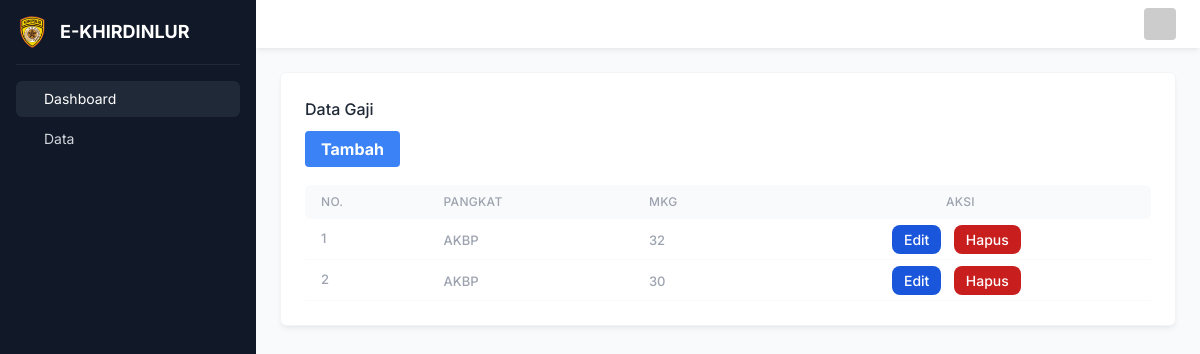
Before: /administrator/index.php?x=datagaji with the older database file.
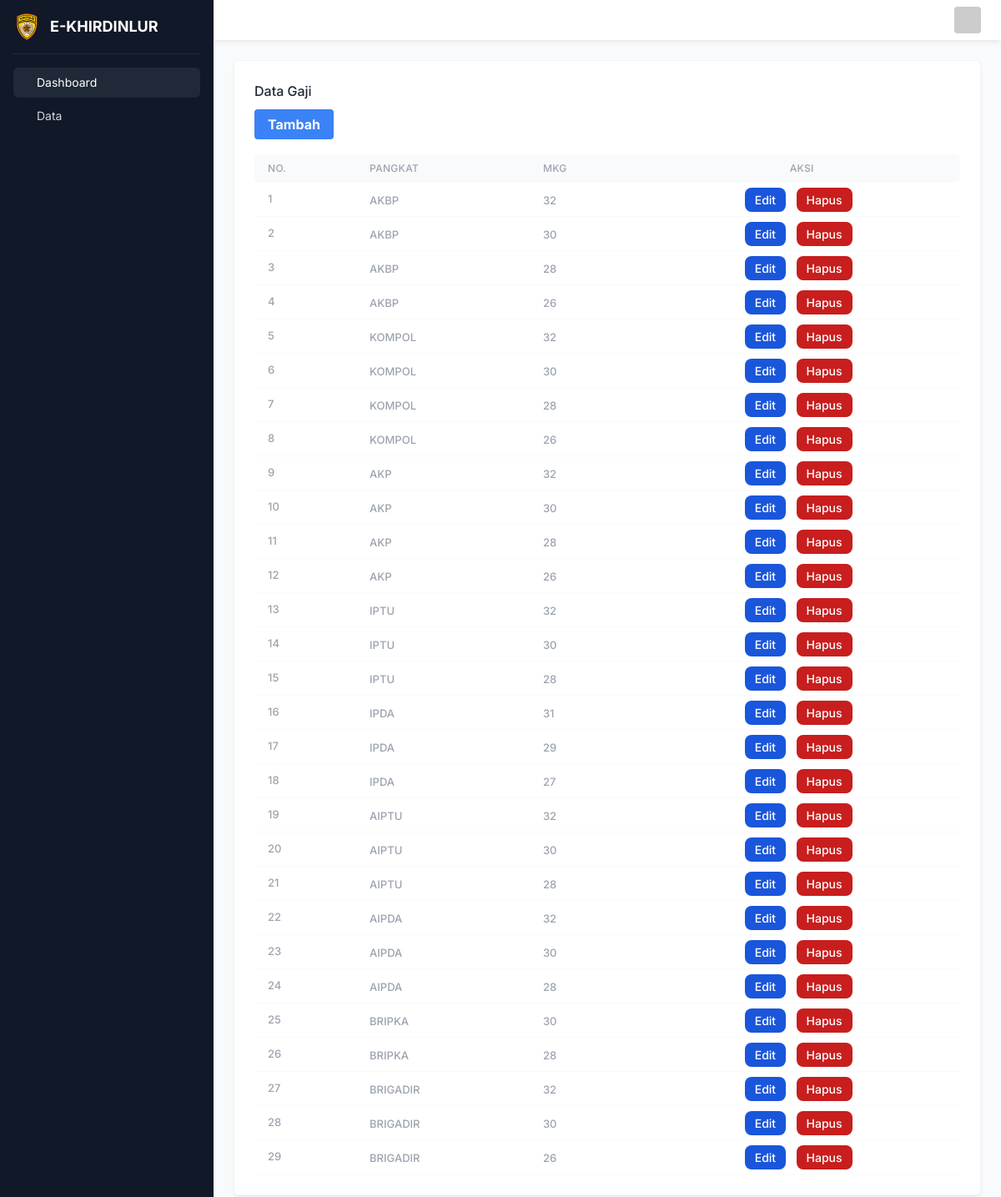
After: the same page with the newer database file.
### tables this page shows
CREATE TABLE `tb_gaji` (
  `gaji_id` int(11) NOT NULL,
  `pangkat_ID` int(11) NOT NULL,
  `pangkat_name` varchar(50) NOT NULL,
  `gaji_MKG` int(11) NOT NULL,
  `gaji_GPT` int(11) NOT NULL,
  `gaji_SIUN` int(11) NOT NULL,
  `gaji_JANDA` int(11) NOT NULL,
  `gaji_yorp1` int(11) NOT NULL,
  `gaji_yorp2` int(11) NOT NULL,
  `gaji_ynp1` int(11) NOT NULL,
  `gaji_ynp2` int(11) NOT NULL
);

### administrator/datagaji.php (the view)
<div class="p-6">
    <div class="bg-white border border-gray-100 shadow-md shadow-black/5 p-6 rounded-md">
        <div class="flex justify-between mb-4 items-start">
            <div class="font-medium">Data Gaji</div>
        </div>
        <div>
            <a href="index.php?x=datagajicreate" data-modal-target="default-modal" data-modal-toggle="default-modal" class="bg-blue-500 hover:bg-blue-700 text-white font-bold py-2 px-4 rounded">
                Tambah
            </a>
        </div>
        <br>
        <div class="overflow-x-auto">
            <table class="w-full min-w-[540px]" data-tab-for="order">
                <thead>
                    <tr>
                        <th
                            class="text-[12px] uppercase tracking-wide font-medium text-gray-400 py-2 px-4 bg-gray-50 text-left rounded-tl-md rounded-bl-md">
                            No.</th>
                        <th
                            class="text-[12px] uppercase tracking-wide font-medium text-gray-400 py-2 px-4 bg-gray-50 text-left">
                            Pangkat</th>
                        <th
                            class="text-[12px] uppercase tracking-wide font-medium text-gray-400 py-2 px-4 bg-gray-50 text-left">
                            MKG</th>
                        <th
                            class="text-[12px] uppercase tracking-wide font-medium text-gray-400 py-2 px-4 bg-gray-50 text-center rounded-tr-md rounded-br-md">
                            Aksi</th>
                    </tr>
                </thead>
                <tbody>
                    <?php include '../config/koneksi.php'; ?>
                    <?php $nomor = 1; ?>
                    <?php $result = $koneksi->query("SELECT * FROM tb_gaji"); ?>
                    <?php while ($pecah = $result->fetch_assoc()) { ?>
                        <tr>
                            <td class="py-2 px-4 border-b border-b-gray-50 text-center">
                                <div class="flex items-center">
                                    <span class="text-[13px] font-medium text-gray-400">
                                        <?php echo $nomor; ?>
                                    </span>
                                </div>
                            </td>
                            <td class="py-2 px-4 border-b border-b-gray-50">
                                <span class="text-[13px] font-medium text-gray-400">
                                    <?php $pangkat = $pecah['pangkat_ID'];
                                    if ($pangkat == 1) {
                                        echo 'AKBP';
                                    }else if ($pangkat == 2) {
                                        echo 'KOMPOL';
                                    }else if ($pangkat == 3) {
                                        echo 'AKP';
                                    }else if ($pangkat == 4) {
                                        echo 'IPTU';
                                    }else if ($pangkat == 5) {
                                        echo 'IPDA';
                                    }else if ($pangkat == 6) {
                                        echo 'AIPTU';
                                    }else if ($pangkat == 7) {
                                        echo 'AIPDA';
                                    }else if ($pangkat == 8) {
                                        echo 'BRIPKA';
                                    }else if ($pangkat == 9) {
                                        echo 'BRIGADIR';
                                    }
                                    ?>
                                </span>
                            </td>
                            <td class="py-2 px-4 border-b border-b-gray-50">
                                <span class="text-[13px] font-medium text-gray-400">
                                    <?php echo $pecah['gaji_MKG']; ?>
                                </span>
                            </td>
                            <td class="py-2 px-4 border-b border-b-gray-50 text-center">
                                <a
                                    class="text-white bg-blue-700 hover:bg-blue-800 font-medium rounded-lg text-sm px-3 py-1.5 me-2 mb-2 dark:bg-blue-600 dark:hover:bg-blue-700 focus:outline-none dark:focus:ring-blue-800">Edit</a>
                                <a href="index.php?x=datagajidelete&id=<?php echo $pecah['gaji_id']; ?>"
                                    onclick="return confirm('Apakah Anda Yakin ?');"
                                    class="focus:outline-none text-white bg-red-700 hover:bg-red-800 font-medium rounded-lg text-sm px-3 py-1.5 me-2 mb-2 dark:bg-red-600 dark:hover:bg-red-700 dark:focus:ring-red-900">Hapus</a>
                            </td>
                        </tr>
                        <?php $nomor++ ?>
                    <?php } ?>
                </tbody>
            </table>
        </div>
    </div>
</div>

### administrator/index.php (shortened to what this page needs)
<!DOCTYPE html>
<html lang="en">
<head>
    <link href="https://cdnjs.cloudflare.com/ajax/libs/flowbite/2.2.0/flowbite.min.css" rel="stylesheet" />
    <link href="https://cdn.jsdelivr.net/npm/remixicon@3.5.0/fonts/remixicon.css" rel="stylesheet">
    <link rel="stylesheet" href="dist/css/style.css">
</head>
<body class="text-gray-800 font-inter">
    <main class="w-full md:w-[calc(100%-256px)] md:ml-64 bg-gray-50 min-h-screen transition-all main">
        <?php include '../config/koneksi.php'; ?>
        <?php include 'component/navbar.php'; ?>
        <?php include 'component/sidebar.php'; ?>
        <div class="container">
            <?php
            if (isset($_GET['x'])) {
                switch ($_GET['x']) {
                    case 'datagaji':
                        include 'datagaji.php';
                        break;
                }
            } else {
                include 'home.php';
            }
            ?>
        </div>
    </main>
</body>
</html>

### administrator/component/navbar.php (shortened to what this page needs)
<div class="py-2 px-6 bg-white flex items-center shadow-md shadow-black/5 sticky top-0 left-0 z-30">
            <ul class="ml-auto flex items-center">
                <li class="mr-1 dropdown">
                    <button type="button" class="dropdown-toggle text-gray-400 w-8 h-8 rounded flex items-center justify-center hover:bg-gray-50 hover:text-gray-600">
                    </button>
                </li>
                <li class="dropdown">
                    <button type="button" class="dropdown-toggle text-gray-400 w-8 h-8 rounded flex items-center justify-center hover:bg-gray-50 hover:text-gray-600">
                    </button>
                </li>
                <li class="dropdown ml-3">
                    <button type="button" class="dropdown-toggle flex items-center">
                        <img src="https://placehold.co/32x32" alt="" class="w-8 h-8 rounded block object-cover align-middle">
                    </button>
                </li>
            </ul>
        </div>

### administrator/component/sidebar.php (shortened to what this page needs)
<div class="fixed left-0 top-0 w-64 h-full bg-gray-900 p-4 z-50 sidebar-menu transition-transform">
    <a href="#" class="flex items-center pb-4 border-b border-b-gray-800">
        <img src="../assets/images/pages_17sdm.png" alt="" class="w-8 h-8 rounded object-cover">
        <span class="text-lg font-bold text-white ml-3">E-KHIRDINLUR</span>
    </a>
    <ul class="mt-4">
        <li class="mb-1 group active">
            <a href="index.php"
                class="flex items-center py-2 px-4 text-gray-300 hover:bg-gray-950 hover:text-gray-100 rounded-md group-[.active]:bg-gray-800 group-[.active]:text-white group-[.selected]:bg-gray-950 group-[.selected]:text-gray-100">
                <span class="text-sm">Dashboard</span>
            </a>
        </li>
        <li class="mb-1 group">
            <a href="#"
                class="flex items-center py-2 px-4 text-gray-300 hover:bg-gray-950 hover:text-gray-100 rounded-md group-[.active]:bg-gray-800 group-[.active]:text-white group-[.selected]:bg-gray-950 group-[.selected]:text-gray-100 sidebar-dropdown-toggle">
                <span class="text-sm">Data</span>
            </a>
        </li>
    </ul>
</div>

Changed rows visible on the page:
added tb_gaji: shows "AKBP", gaji_MKG "28"
added tb_gaji: shows "AKBP", gaji_MKG "26"
added tb_gaji: shows "KOMPOL", gaji_MKG "32"
added tb_gaji: shows "KOMPOL", gaji_MKG "30"
added tb_gaji: shows "KOMPOL", gaji_MKG "28"
added tb_gaji: shows "KOMPOL", gaji_MKG "26"
added tb_gaji: shows "AKP", gaji_MKG "32"
added tb_gaji: shows "AKP", gaji_MKG "30"
added tb_gaji: shows "AKP", gaji_MKG "28"
added tb_gaji: shows "AKP", gaji_MKG "26"
added tb_gaji: shows "IPTU", gaji_MKG "32"
added tb_gaji: shows "IPTU", gaji_MKG "30"
added tb_gaji: shows "IPTU", gaji_MKG "28"
added tb_gaji: shows "IPDA", gaji_MKG "31"
added tb_gaji: shows "IPDA", gaji_MKG "29"
added tb_gaji: shows "IPDA", gaji_MKG "27"
added tb_gaji: shows "AIPTU", gaji_MKG "32"
added tb_gaji: shows "AIPTU", gaji_MKG "30"
added tb_gaji: shows "AIPTU", gaji_MKG "28"
added tb_gaji: shows "AIPDA", gaji_MKG "32"
added tb_gaji: shows "AIPDA", gaji_MKG "30"
added tb_gaji: shows "AIPDA", gaji_MKG "28"
added tb_gaji: shows "BRIPKA", gaji_MKG "30"
added tb_gaji: shows "BRIPKA", gaji_MKG "28"
added tb_gaji: shows "BRIGADIR", gaji_MKG "32"
added tb_gaji: shows "BRIGADIR", gaji_MKG "30"
added tb_gaji: shows "BRIGADIR", gaji_MKG "26"
